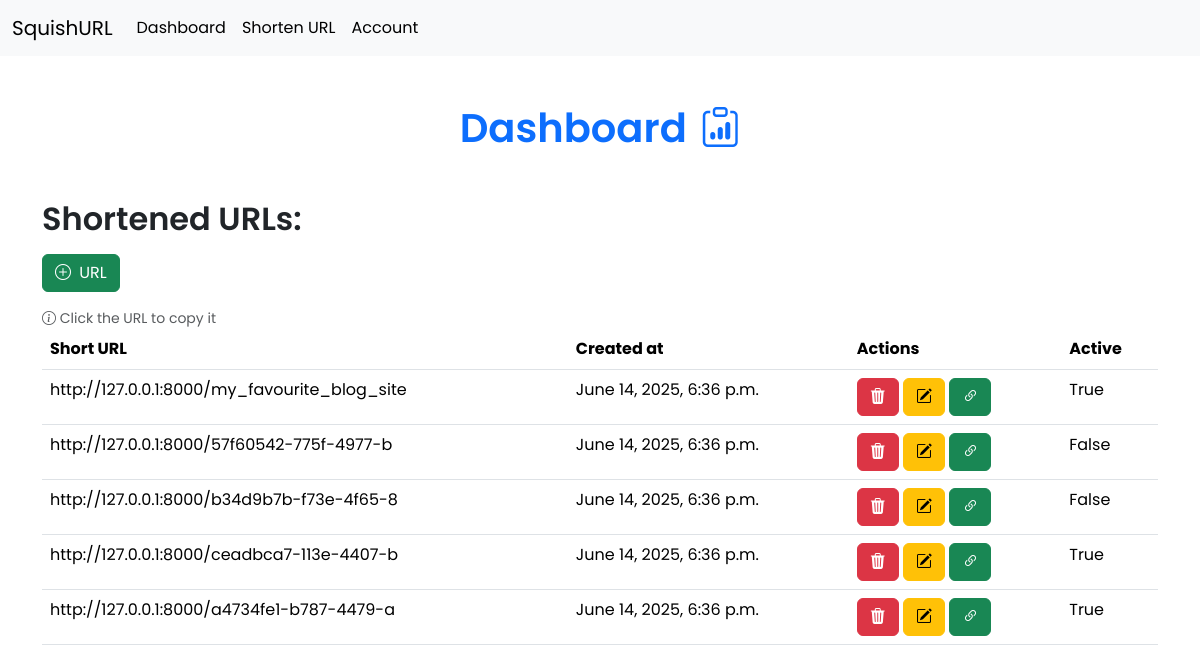
The page /dashboard/ (signed in) on the database its author committed.
### url_app/models.py (models this page shows)
class ShortenedUrl(models.Model):
    original_url = models.URLField(max_length=2048)
    short_code = models.CharField(max_length=20, unique=True)
    created_at = models.DateTimeField(auto_now_add=True)
    owner = models.ForeignKey(User, on_delete=models.CASCADE, null=True, blank=True)
    custom_code = models.CharField(max_length=20, unique=True, null=True)
    expiry_date = models.DateTimeField(null=True, blank=True)
    max_uses = models.IntegerField(null=True, blank=True)
    current_uses = models.IntegerField(default=0, null=True)
    url_password  = models.CharField(max_length=128, null=True, blank=True)
    is_active = models.BooleanField(default=True)
    qr_code = models.ImageField(blank=True, null=True)

### url_app/views.py (the view)
# urls.py: path('dashboard/', views.Dashboard, name='dashboard'),
@login_required
def Dashboard(request):
    links = ShortenedUrl.objects.all()
    return render(request, "app/dashboard.html", {"links": links})

### url_app/templates/app/dashboard.html (shortened to what this page needs)
<!DOCTYPE html>
<html lang="en">
<head>
    <link href="https://cdn.jsdelivr.net/npm/bootstrap@5.3.6/dist/css/bootstrap.min.css" rel="stylesheet">
    <link rel="stylesheet" href="https://cdn.jsdelivr.net/npm/bootstrap-icons@1.13.1/font/bootstrap-icons.min.css">
</head>
<body>
    <nav class="navbar navbar-expand-lg bg-body-tertiary">
        <div class="container-fluid">
            <a class="navbar-brand" href="#">SquishURL</a>
            <div class="collapse navbar-collapse" id="navbarNav">
                <ul class="navbar-nav">
                    <li class="nav-item">
                        <a class="nav-link active" href="{% url 'dashboard' %}">Dashboard</a>
                    </li>
                    <li class="nav-item">
                        <a class="nav-link active" href="{% url 'create_url' %}">Shorten URL</a>
                    </li>
                    <li class="nav-item">
                        <a class="nav-link active" href="{% url 'account' %}">Account</a>
                    </li>
                </ul>
            </div>
        </div>
    </nav>
    <h1 class="text-center text-primary my-5 fw-semibold">
        Dashboard <i class="bi bi-clipboard-data ms-1"></i>
    </h1>
    <div class="container">
        <h2 class="fw-semibold mb-3">Shortened URLs:</h3>
        <div class="d-flex mb-3">
            <a href="{% url 'create_url' %}" class="btn btn-success"><i class="bi bi-plus-circle me-1"></i> URL</a>
        </div>
        <p class="small opacity-75 mb-0"><i class="bi bi-info-circle"></i> Click the URL to copy it</p>
        <table class="table user-select-auto">
            <thead>
                <tr>
                    <th scope="col">Short URL</th>
                    <th scope="col">Created at</th>
                    <th scope="col">Actions</th>
                    <th scope="col">Active</th>
                </tr>
            </thead>
            <tbody id="shortUrlList">
                {% for link in links %}
                    <tr>
                        <td scope="row" id="short-url-{{ link.short_code }}">
                            {{ "http://127.0.0.1:8000/"|add:link.short_code }}
                        </td>
                        <td>{{ link.created_at }}</td>
                        <td>
                            <a href="{% url 'delete_url' link.pk %}" class="btn btn-danger"><i class="bi bi-trash3-fill"></i></a>
                            <a href="{% url 'edit_url' link.pk %}" class="btn btn-warning"><i class="bi bi-pencil-square"></i></a>
                            <a href="{% url 'view_url' link.pk %}" class="btn btn-success"><i class="bi bi-link-45deg"></i></a>
                        </td>
                        <td>{{ link.is_active }}</td>
                    </tr>
                {% endfor %}
            </tbody>
        </table>
    </div>
</body>
</html>

### url_app/templates/app/dashboard.html (style rules this page uses)
* { font-family: "Poppins", sans-serif; }

### rows shown on the page
ShortenedUrl: short_code "http://127.0.0.1:8000/my_favourite_blog_site", created_at "June 14, 2025, 6:36 p.m.", is_active "True"
ShortenedUrl: short_code "http://127.0.0.1:8000/57f60542-775f-4977-b", created_at "June 14, 2025, 6:36 p.m.", is_active "False"
ShortenedUrl: short_code "http://127.0.0.1:8000/b34d9b7b-f73e-4f65-8", created_at "June 14, 2025, 6:36 p.m.", is_active "False"
ShortenedUrl: short_code "http://127.0.0.1:8000/ceadbca7-113e-4407-b", created_at "June 14, 2025, 6:36 p.m.", is_active "True"
ShortenedUrl: short_code "http://127.0.0.1:8000/a4734fe1-b787-4479-a", created_at "June 14, 2025, 6:36 p.m.", is_active "True"
